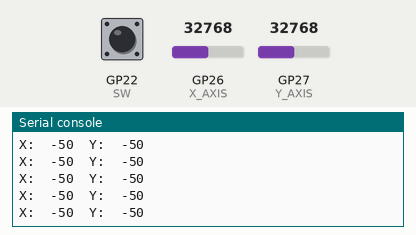
Simulated run of this program. Board: Raspberry Pi Pico running MicroPython. Parts: the last lines printed to the serial console. The inputs (shaded band) are chosen by the test bench; at power-on: GP26 (X_AXIS) = 32768, GP27 (Y_AXIS) = 32768, GP22 (SW) HIGH (analog values on the 0–65535 scale).

Above: at 1.2 s.
1.3 s: GP26 (X_AXIS) set to 0
At 1.9 s:
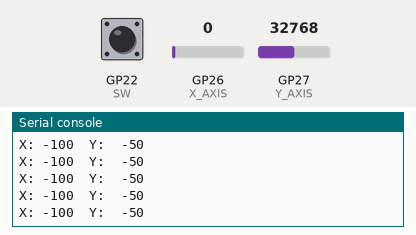
2.8 s: GP27 (Y_AXIS) set to 0
At 3.4 s:
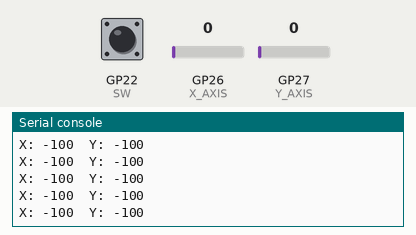
4.3 s: GP22 (SW) pulled LOW for 0.15 s
At 4.47 s:
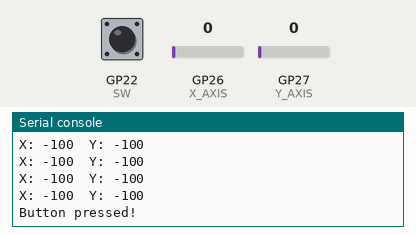
5.9 s: GP26 (X_AXIS) set to 7864
At 6.4 s:
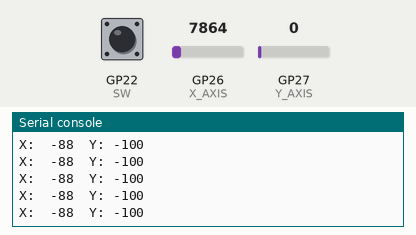
7.4 s: GP27 (Y_AXIS) set to 65535
At 8.5 s:
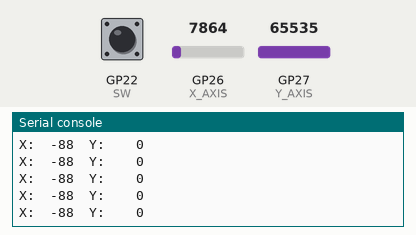
8.9 s: GP26 (X_AXIS) set to 0
At 9.8 s:
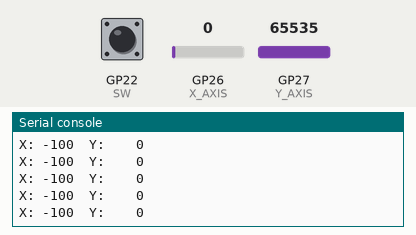

The program:

PICOW.py
```python
from machine import Pin, ADC
import time

# 5-pin joystick pins
X_AXIS = ADC(Pin(26))  # GPIO 26 (ADC0) - left/right
Y_AXIS = ADC(Pin(27))  # GPIO 27 (ADC1) - up/down
SW = Pin(22, Pin.IN, Pin.PULL_UP)  # GPIO 22 - button (active low)

def read_joystick():
    # Read analog values (0-65535)
    x = X_AXIS.read_u16()
    y = Y_AXIS.read_u16()

    # Scale to -100 to +100 for easier reading
    x_scaled = (x // 655) - 100  # 655 = 65535 / 100
    y_scaled = (y // 655) - 100

    # Detect movement (ignore small drifts near center)
    if abs(x_scaled) > 10 or abs(y_scaled) > 10:
        print(f"X: {x_scaled:4d}  Y: {y_scaled:4d}")

def check_button():
    if SW.value() == 0:  # Button pressed (active low)
        print("Button pressed!")
        time.sleep(0.2)  # debounce

print("5-Pin Joystick Reader Started")
print("Move the joystick and press the button...")

# Main loop
while True:
    read_joystick()
    check_button()
    time.sleep(0.01)  # 100ms update interval
```

Measured:
- after the input at 1.3 s, the serial console: prints a new line at once (image 1)
- after the input at 2.8 s, the serial console: prints a new line at once (image 2)
- after the input at 4.3 s, the serial console: prints a new line at once (image 3)
- after the input at 5.9 s, the serial console: prints a new line at once (image 4)
- after the input at 7.4 s, the serial console: prints a new line at once (image 5)
- after the input at 8.9 s, the serial console: prints a new line at once (image 6)
